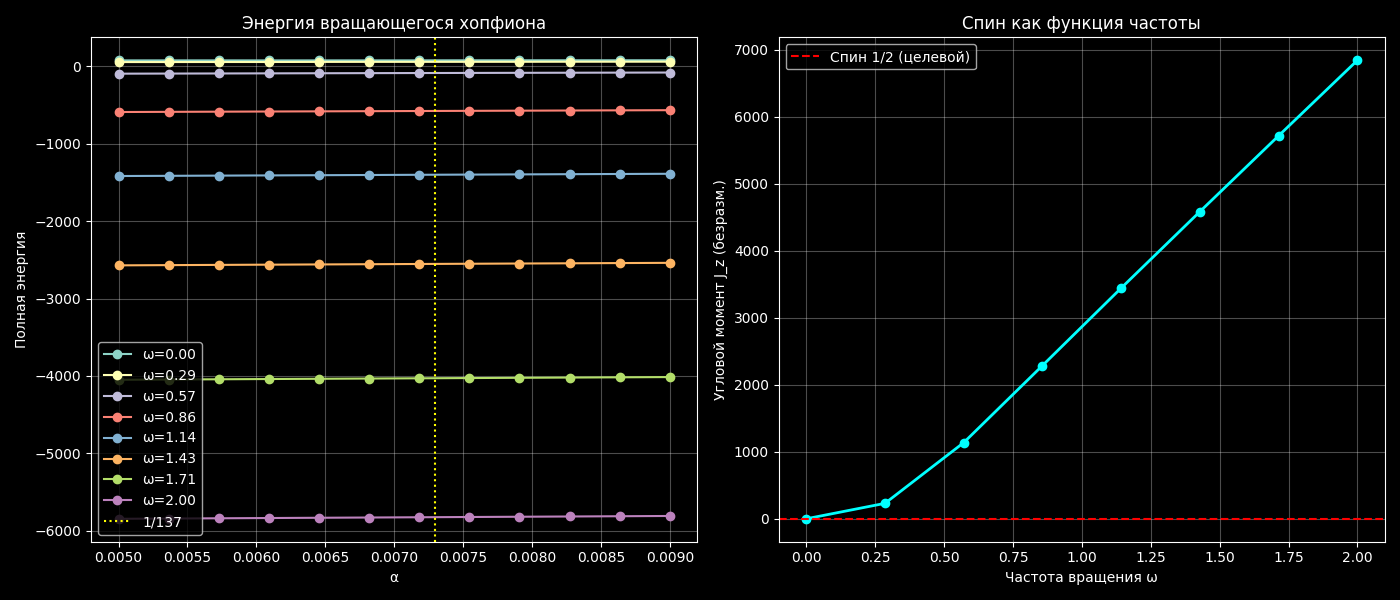

The script that drew this image:
import torch
import torch.multiprocessing as mp
import numpy as np
import matplotlib.pyplot as plt
import time
import queue
import warnings
import os
from scipy.interpolate import make_interp_spline

warnings.filterwarnings("ignore")

# ==========================================
# ПАРАМЕТРЫ СЕТКИ
# ==========================================
N = 80            # Размер сетки (N^3)
L = 8.0           # Полуразмер области
dx = 2 * L / N
dV = dx**3
STEPS = 400       # Шагов оптимизации для каждой (alpha, omega)

# ==========================================
# ИНИЦИАЛИЗАЦИЯ ХОПФИОНА Q=1
# ==========================================
def init_hopfion(device):
    x = torch.linspace(-L, L, N, dtype=torch.float64, device=device)
    y = torch.linspace(-L, L, N, dtype=torch.float64, device=device)
    z = torch.linspace(-L, L, N, dtype=torch.float64, device=device)
    Z, Y, X = torch.meshgrid(z, y, x, indexing='ij')
    
    scale = 1.2
    X, Y, Z = X/scale, Y/scale, Z/scale
    
    u_re, u_im = X, Y
    v_re, v_im = Z, (X**2 + Y**2 + Z**2 - 1) / 2
    
    denom = u_re**2 + u_im**2 + v_re**2 + v_im**2 + 1e-12
    n1 = 2 * (u_re * v_re + u_im * v_im) / denom
    n2 = 2 * (u_im * v_re - u_re * v_im) / denom
    n3 = (u_re**2 + u_im**2 - v_re**2 - v_im**2) / denom
    
    return torch.stack([n1, n2, n3], dim=0)

# ==========================================
# ОСНОВНАЯ ФУНКЦИЯ РЕЛАКСАЦИИ С ВРАЩЕНИЕМ
# ==========================================
def relax_soliton(alpha, omega, device, worker_name):
    # K-пространство для уравнения Пуассона
    kx = torch.fft.fftfreq(N, d=dx, device=device) * 2 * np.pi
    Kz, Ky, Kx = torch.meshgrid(kx, kx, kx, indexing='ij')
    K2 = Kx**2 + Ky**2 + Kz**2
    K2[0, 0, 0] = 1.0
    
    w = init_hopfion(device).clone().requires_grad_(True)
    optimizer = torch.optim.Adam([w], lr=0.005)
    scheduler = torch.optim.lr_scheduler.StepLR(optimizer, step_size=150, gamma=0.5)
    
    best_E = float('inf')
    best_state = None
    LOCAL_STEPS = 300
    
    for step in range(LOCAL_STEPS):
        optimizer.zero_grad()
        
        n = w / torch.norm(w, dim=0, keepdim=True).clamp(min=1e-12)
        grad_z, grad_y, grad_x = torch.gradient(n, spacing=dx, dim=(1, 2, 3), edge_order=1)
        
        # Кинетическая энергия (I2)
        E_dir = 0.5 * torch.sum(grad_x**2 + grad_y**2 + grad_z**2) * dV
        
        # Энергия Скирма (I4)
        cross_yz = torch.cross(grad_y, grad_z, dim=0)
        cross_zx = torch.cross(grad_z, grad_x, dim=0)
        cross_xy = torch.cross(grad_x, grad_y, dim=0)
        E_sk = 0.5 * torch.sum(cross_xy**2 + cross_yz**2 + cross_zx**2) * dV
        
        # Потенциальная энергия (массовый член)
        E_pot = 3 * alpha * torch.sum(1 + n[2]) * dV
        
        # Электромагнитная энергия
        B_x = torch.sum(n * cross_yz, dim=0)
        B_y = torch.sum(n * cross_zx, dim=0)
        B_z = torch.sum(n * cross_xy, dim=0)
        B_mag = torch.sqrt(B_x**2 + B_y**2 + B_z**2 + 1e-12)
        rho = np.sqrt(4 * np.pi * alpha) * (B_mag / (8 * np.pi))
        
        rho_fft = torch.fft.fftn(rho)
        Phi_fft = rho_fft / K2
        Phi_fft[0,0,0] = 0.0
        Phi = torch.fft.ifftn(Phi_fft).real
        E_em = 0.5 * torch.sum(rho * Phi) * dV
        
        # Центробежная энергия вращения (вокруг оси Z)
        I_rot = torch.sum(n[0]**2 + n[1]**2) * dV
        E_rot = -0.5 * omega**2 * I_rot
        
        E_tot = E_dir + E_sk + E_pot + E_em + E_rot
        E_tot.backward()
        
        # Заморозка границ
        with torch.no_grad():
            w.grad[:, 0, :, :] = 0; w.grad[:, -1, :, :] = 0
            w.grad[:, :, 0, :] = 0; w.grad[:, :, -1, :] = 0
            w.grad[:, :, :, 0] = 0; w.grad[:, :, :, -1] = 0
            
        torch.nn.utils.clip_grad_norm_([w], max_norm=1.0)
        optimizer.step()
        scheduler.step()
        
        with torch.no_grad():
            if E_tot.item() < best_E:
                best_E = E_tot.item()
                # Вычисляем угловой момент для лучшего состояния
                J_z = omega * I_rot.item()   # в безразмерных единицах
                best_state = {
                    'E_pot': E_pot.item(),
                    'E_em': E_em.item(),
                    'I_rot': I_rot.item(),
                    'J_z': J_z
                }
                
        if step % 150 == 0 and worker_name == "GPU-0":
            print(f"   [{worker_name}] Step {step:3d} | E: {E_tot.item():.2f} | "
                  f"E_pot: {E_pot.item():.2f} | E_em: {E_em.item():.3f} | J_z: {best_state['J_z']:.3f}")
    
    print(f"[{worker_name}] α={alpha:.5f} ω={omega:.3f} | E={best_E:.2f} | J_z={best_state['J_z']:.3f}")
    return alpha, omega, best_E, best_state

# ==========================================
# ВОРКЕР ДЛЯ ПАРАЛЛЕЛЬНОЙ ОБРАБОТКИ
# ==========================================
def worker_process(worker_id, device_str, task_queue, result_queue):
    device = torch.device(device_str)
    worker_name = f"GPU-{worker_id}"
    while not task_queue.empty():
        try:
            alpha, omega = task_queue.get_nowait()
        except queue.Empty:
            break
        res = relax_soliton(alpha, omega, device, worker_name)
        result_queue.put(res)

# ==========================================
# ЗАПУСК СКАНИРОВАНИЯ ПАРАМЕТРОВ
# ==========================================
if __name__ == "__main__":
    mp.set_start_method('spawn', force=True)
    
    print("="*75)
    print(" 3D ВРАЩАЮЩИЙСЯ ХОПФИОН: ПОИСК α И СПИНА")
    print("="*75)
    
    num_gpus = torch.cuda.device_count()
    devices = [f"cuda:{i}" for i in range(num_gpus)]
    for i, dev in enumerate(devices):
        print(f"[+] GPU {i}: {torch.cuda.get_device_name(i)}")

    # Сетки параметров
    alphas = np.linspace(0.005, 0.009, 12)
    omegas = np.linspace(0.0, 2.0, 8)   # частота вращения
    
    # Создаём список задач (все комбинации)
    tasks = [(a, w) for a in alphas for w in omegas]
    
    task_queue = mp.Queue()
    result_queue = mp.Queue()
    for t in tasks:
        task_queue.put(t)
        
    print(f"\nЗапуск 3D-Релаксации ({len(tasks)} задач) на {num_gpus} GPU...")
    start_time = time.time()
    
    processes = [mp.Process(target=worker_process, args=(i, dev, task_queue, result_queue))
                 for i, dev in enumerate(devices)]
    for p in processes:
        p.start()
        
    results = []
    completed = 0
    while completed < len(tasks):
        res = result_queue.get()
        results.append(res)
        completed += 1
        
    for p in processes:
        p.join()
        
    print("\n" + "="*75)
    print("РЕЗУЛЬТАТЫ СКАНИРОВАНИЯ")
    print("="*75)
    
    # Анализ: для каждого omega находим alpha с минимальной энергией
    # и соответствующий спин J_z.
    import pandas as pd
    df = pd.DataFrame(results, columns=['alpha', 'omega', 'E', 'state'])
    # Извлекаем J_z из state
    df['J_z'] = df['state'].apply(lambda s: s['J_z'])
    df['I_rot'] = df['state'].apply(lambda s: s['I_rot'])
    
    # Группируем по omega и находим минимум энергии
    grouped = df.groupby('omega').apply(lambda g: g.loc[g['E'].idxmin()])
    best_omega_row = grouped.loc[grouped['E'].idxmin()]
    
    print("\nОптимальные параметры по минимуму энергии:")
    print(grouped[['alpha', 'E', 'J_z']].to_string())
    
    print("\n" + "="*75)
    print(f"Глобальный минимум: alpha = {best_omega_row['alpha']:.6f}, omega = {best_omega_row['omega']:.3f}")
    print(f"Энергия: {best_omega_row['E']:.2f}")
    print(f"Угловой момент J_z: {best_omega_row['J_z']:.3f} (безразм.)")
    print(f"Экспериментальное alpha = 1/137 = 0.007297")
    print(f"Отклонение alpha: {abs(best_omega_row['alpha'] - 0.007297)/0.007297*100:.2f}%")
    print(f"Время расчета: {time.time() - start_time:.1f} сек")
    print("="*75)
    
    # Построение графиков
    plt.style.use('dark_background')
    fig, axes = plt.subplots(1, 2, figsize=(14, 6))
    
    # График 1: E(alpha) для разных omega
    ax1 = axes[0]
    for w in omegas:
        sub = df[df['omega'] == w]
        ax1.plot(sub['alpha'], sub['E'], 'o-', label=f'ω={w:.2f}')
    ax1.axvline(1/137.036, color='yellow', linestyle=':', label='1/137')
    ax1.set_xlabel('α')
    ax1.set_ylabel('Полная энергия')
    ax1.set_title('Энергия вращающегося хопфиона')
    ax1.legend()
    ax1.grid(alpha=0.3)
    
    # График 2: J_z(omega) для оптимальных alpha
    ax2 = axes[1]
    ax2.plot(grouped['omega'], grouped['J_z'], 'o-', color='cyan', lw=2)
    ax2.axhline(0.5, color='red', linestyle='--', label='Спин 1/2 (целевой)')
    ax2.set_xlabel('Частота вращения ω')
    ax2.set_ylabel('Угловой момент J_z (безразм.)')
    ax2.set_title('Спин как функция частоты')
    ax2.legend()
    ax2.grid(alpha=0.3)
    
    plt.tight_layout()
    plt.savefig("rotating_hopfion_scan.png", dpi=150)
    plt.show()
    
    # Сохраняем данные
    df.to_csv("rotating_hopfion_results.csv", index=False)
    print("Результаты сохранены в rotating_hopfion_results.csv")
